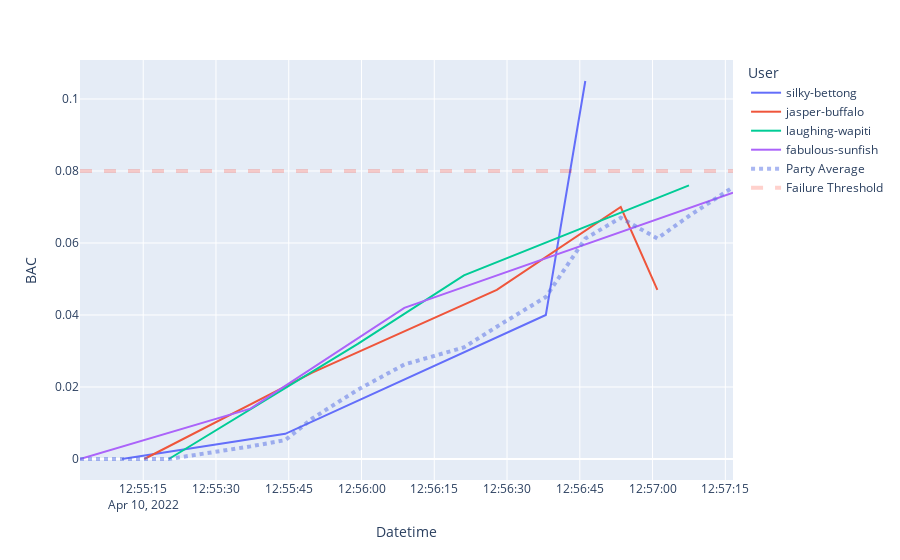

The notebook cell saved with this chart:
### Code cell
import plotly.express as px
import plotly.graph_objects as go

fig = px.line(df, x='Datetime', y='BAC', color='User')
fig.add_trace(go.Scatter(x=mdf['Datetime'], y=mdf['Party Average'], name='Party Average',
                         line=dict(color='rgba(85, 111, 230, 0.5)', width=4, dash='dot'), mode='lines'))
fig.add_trace(go.Scatter(x=mdf['Datetime'], y=mdf['Threshold'], name='Failure Threshold',
                         line=dict(color='rgba(255, 25, 0, 0.2)', width=4, dash='dash'), mode='lines'))
fig.show()

### Figure 1 — Plotly figure (JSON) as saved in the notebook; plotly's stock layout.template omitted (floating-point values rounded to 4 significant figures)
{"data": [{"hovertemplate": "User=silky-bettong<br>Datetime=%{x}<br>BAC=%{y}<extra></extra>", "legendgroup": "silky-bettong", "line": {"color": "#636efa", "dash": "solid"}, "marker": {"symbol": "circle"}, "mode": "lines", "name": "silky-bettong", "orientation": "v", "showlegend": true, "type": "scatter", "x": ["2022-04-10 12:55:10.637790", "2022-04-10 12:55:44.280668", "2022-04-10 12:56:37.997055", "2022-04-10 12:56:46.135887"], "xaxis": "x", "y": [0, 0.007, 0.04, 0.105], "yaxis": "y"}, {"hovertemplate": "User=jasper-buffalo<br>Datetime=%{x}<br>BAC=%{y}<extra></extra>", "legendgroup": "jasper-buffalo", "line": {"color": "#EF553B", "dash": "solid"}, "marker": {"symbol": "circle"}, "mode": "lines", "name": "jasper-buffalo", "orientation": "v", "showlegend": true, "type": "scatter", "x": ["2022-04-10 12:55:15.213907", "2022-04-10 12:55:49.848158", "2022-04-10 12:56:27.892984", "2022-04-10 12:56:53.440692", "2022-04-10 12:57:00.990738"], "xaxis": "x", "y": [0, 0.024, 0.047, 0.07, 0.047], "yaxis": "y"}, {"hovertemplate": "User=laughing-wapiti<br>Datetime=%{x}<br>BAC=%{y}<extra></extra>", "legendgroup": "laughing-wapiti", "line": {"color": "#00cc96", "dash": "solid"}, "marker": {"symbol": "circle"}, "mode": "lines", "name": "laughing-wapiti", "orientation": "v", "showlegend": true, "type": "scatter", "x": ["2022-04-10 12:55:20.289799", "2022-04-10 12:55:59.242770", "2022-04-10 12:56:21.109767", "2022-04-10 12:57:07.506186"], "xaxis": "x", "y": [0, 0.032, 0.051, 0.076], "yaxis": "y"}, {"hovertemplate": "User=fabulous-sunfish<br>Datetime=%{x}<br>BAC=%{y}<extra></extra>", "legendgroup": "fabulous-sunfish", "line": {"color": "#ab63fa", "dash": "solid"}, "marker": {"symbol": "circle"}, "mode": "lines", "name": "fabulous-sunfish", "orientation": "v", "showlegend": true, "type": "scatter", "x": ["2022-04-10 12:55:01.969087", "2022-04-10 12:55:37.111569", "2022-04-10 12:56:08.830370", "2022-04-10 12:57:16.581552"], "xaxis": "x", "y": [0, 0.014, 0.042, 0.074], "yaxis": "y"}, {"line": {"color": "rgba(85, 111, 230, 0.5)", "dash": "dot", "width": 4}, "mode": "lines", "name": "Party Average", "type": "scatter", "x": ["2022-04-10 12:55:01.969087", "2022-04-10 12:55:10.637790", "2022-04-10 12:55:15.213907", "2022-04-10 12:55:20.289799", "2022-04-10 12:55:37.111569", "2022-04-10 12:55:44.280668", "2022-04-10 12:55:49.848158", "2022-04-10 12:55:59.242770", "2022-04-10 12:56:08.830370", "2022-04-10 12:56:21.109767", "2022-04-10 12:56:27.892984", "2022-04-10 12:56:37.997055", "2022-04-10 12:56:46.135887", "2022-04-10 12:56:53.440692", "2022-04-10 12:57:00.990738", "2022-04-10 12:57:07.506186", "2022-04-10 12:57:16.581552"], "y": [0, 0, 0, 0, 0.0035, 0.00525, 0.01125, 0.01925, 0.02625, 0.031, 0.03675, 0.045, 0.06125, 0.067, 0.06125, 0.0675, 0.0755]}, {"line": {"color": "rgba(255, 25, 0, 0.2)", "dash": "dash", "width": 4}, "mode": "lines", "name": "Failure Threshold", "type": "scatter", "x": ["2022-04-10 12:55:01.969087", "2022-04-10 12:55:10.637790", "2022-04-10 12:55:15.213907", "2022-04-10 12:55:20.289799", "2022-04-10 12:55:37.111569", "2022-04-10 12:55:44.280668", "2022-04-10 12:55:49.848158", "2022-04-10 12:55:59.242770", "2022-04-10 12:56:08.830370", "2022-04-10 12:56:21.109767", "2022-04-10 12:56:27.892984", "2022-04-10 12:56:37.997055", "2022-04-10 12:56:46.135887", "2022-04-10 12:56:53.440692", "2022-04-10 12:57:00.990738", "2022-04-10 12:57:07.506186", "2022-04-10 12:57:16.581552"], "y": [0.08, 0.08, 0.08, 0.08, 0.08, 0.08, 0.08, 0.08, 0.08, 0.08, 0.08, 0.08, 0.08, 0.08, 0.08, 0.08, 0.08]}], "layout": {"legend": {"title": {"text": "User"}, "tracegroupgap": 0}, "margin": {"t": 60}, "xaxis": {"anchor": "y", "domain": [0, 1], "title": {"text": "Datetime"}}, "yaxis": {"anchor": "x", "domain": [0, 1], "title": {"text": "BAC"}}}}
